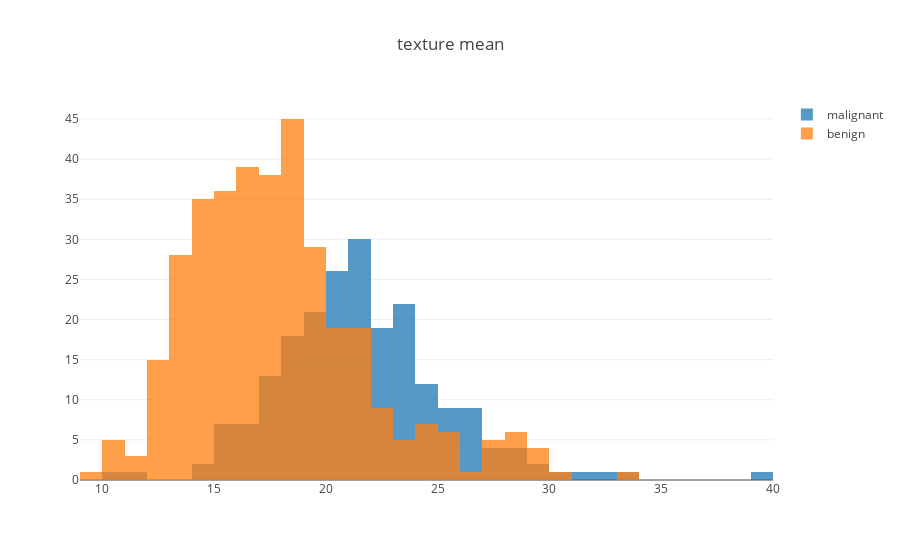

The cell this chart's notebook holds for it:
### Code cell
texture_mean1 = df[df['diagnosis']==1]['texture_mean']
texture_mean0 = df[df['diagnosis']==0]['texture_mean']

trace_tm1 = go.Histogram(x = texture_mean1, opacity = 0.75, name = 'malignant')
trace_tm2 = go.Histogram(x = texture_mean0, opacity = 0.75, name = 'benign')

data2 = [trace_tm1,trace_tm2]
layout2 = go.Layout(barmode = 'overlay', title = 'texture mean')
fig2  = go.Figure(data=data2, layout=layout2)

py.iplot(fig2)

### Figure 1 — Plotly figure (JSON) as saved in the notebook; plotly's stock layout.template omitted (floating-point values rounded to 4 significant figures; data arrays with more than 128 entries replaced by an {"elided": "..."} marker saying what was removed)
{"data": [{"name": "malignant", "opacity": 0.75, "type": "histogram", "x": {"elided": "212 float values"}}, {"name": "benign", "opacity": 0.75, "type": "histogram", "x": {"elided": "357 float values"}}], "layout": {"barmode": "overlay", "title": "texture mean"}}
